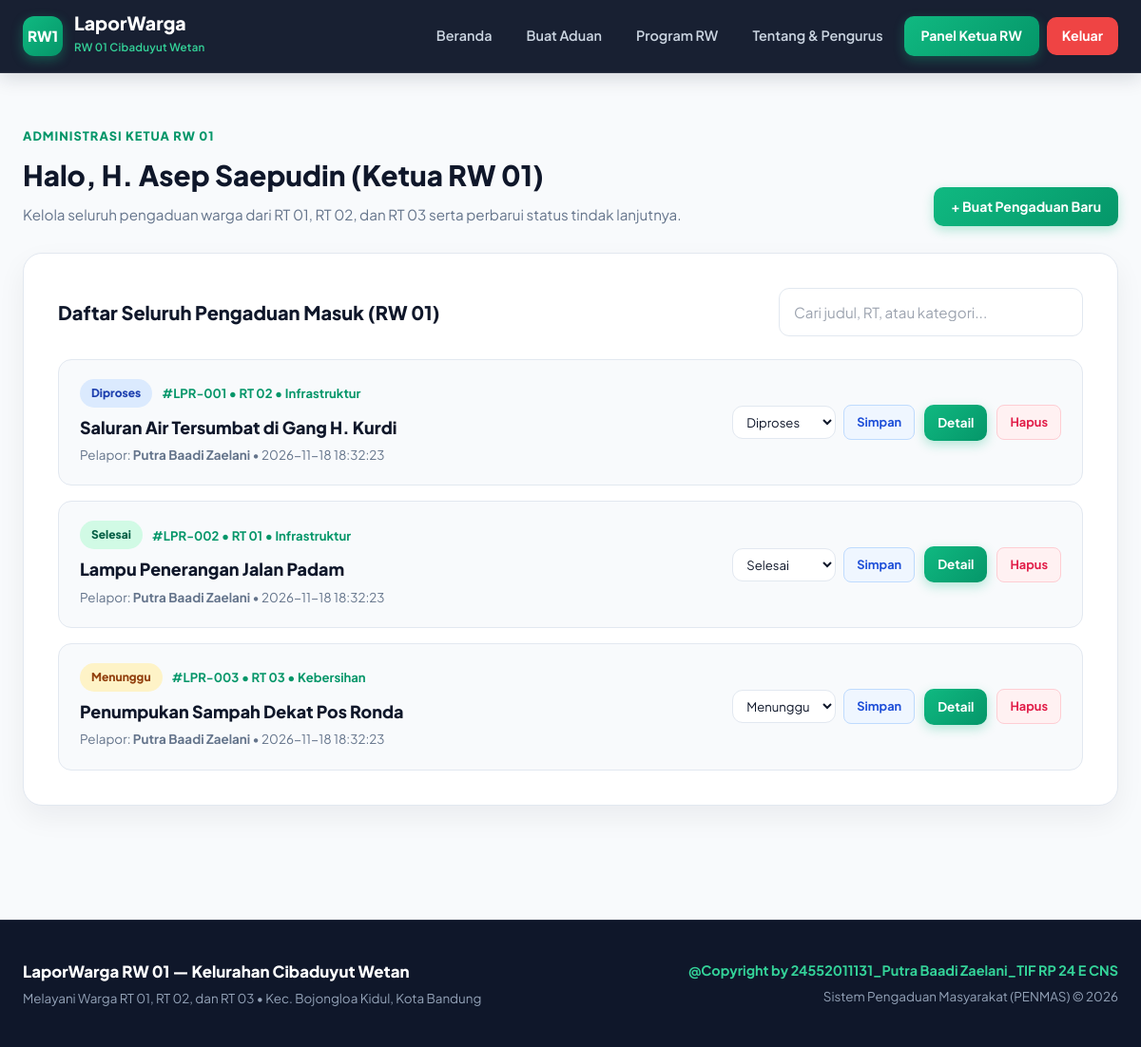
Screenshot of /project-1-website/dashboard.php (signed in) with the database file from the repository.
### tables this page shows
CREATE TABLE IF NOT EXISTS laporan (
    id INT AUTO_INCREMENT PRIMARY KEY,
    user_id INT NOT NULL,
    judul VARCHAR(150) NOT NULL,
    kategori ENUM('Infrastruktur', 'Kebersihan', 'Keamanan', 'Sosial', 'Lainnya') NOT NULL,
    rt ENUM('01', '02', '03') NOT NULL,
    deskripsi TEXT NOT NULL,
    status ENUM('Menunggu', 'Diproses', 'Selesai') NOT NULL DEFAULT 'Menunggu',
    created_at TIMESTAMP DEFAULT CURRENT_TIMESTAMP,
    CONSTRAINT fk_laporan_user
        FOREIGN KEY (user_id) REFERENCES users(id) ON DELETE CASCADE
);

CREATE TABLE IF NOT EXISTS users (
    id INT AUTO_INCREMENT PRIMARY KEY,
    nama VARCHAR(100) NOT NULL,
    email VARCHAR(100) NOT NULL UNIQUE,
    password VARCHAR(255) NOT NULL,
    rt ENUM('01', '02', '03') NOT NULL DEFAULT '01',
    role ENUM('warga', 'admin') NOT NULL DEFAULT 'warga',
    created_at TIMESTAMP DEFAULT CURRENT_TIMESTAMP
);

### project-1-website/dashboard.php (the view, shortened to what this page needs)
<?php
require_once "config/database.php";
$userId = (int)$_SESSION["user_id"];
$isAdmin = (($_SESSION["role"] ?? "") === "admin");
if ($isAdmin) {
    $result = $conn->query("SELECT laporan.*, users.nama FROM laporan JOIN users ON laporan.user_id = users.id ORDER BY laporan.created_at DESC");
} else {
    $stmt = $conn->prepare("SELECT laporan.*, users.nama FROM laporan JOIN users ON laporan.user_id = users.id WHERE laporan.user_id = ? ORDER BY laporan.created_at DESC");
    $stmt->bind_param("i", $userId);
    $stmt->execute();
    $result = $stmt->get_result();
}
include "includes/header.php";
?>
<section class="container-main">
    <div class="section-header">
        <div>
            <span class="section-kicker"><?= $isAdmin ? "Administrasi Ketua RW 01" : "Panel Warga RT " . htmlspecialchars($_SESSION["rt"] ?? "01") ?></span>
            <h1 class="section-title">Halo, <?= htmlspecialchars($_SESSION["nama"]) ?></h1>
            <p class="section-subtitle">
                <?= $isAdmin
                    ? "Kelola seluruh pengaduan warga dari RT 01, RT 02, dan RT 03 serta perbarui status tindak lanjutnya."
                    : "Pantau status tindak lanjut seluruh pengaduan yang pernah Anda kirimkan." ?>
            </p>
        </div>
        <a href="pengaduan.php" class="btn-nav-primary">+ Buat Pengaduan Baru</a>
    </div>
    <div class="form-card">
        <div style="display:flex; flex-wrap:wrap; justify-content:space-between; align-items:center; gap:14px; margin-bottom:24px;">
            <h2 style="font-size:1.25rem; font-weight:800;">
                <?= $isAdmin ? "Daftar Seluruh Pengaduan Masuk (RW 01)" : "Riwayat Pengaduan Saya" ?>
            </h2>
            <input type="text" id="pencarian" placeholder="Cari judul, RT, atau kategori..." class="form-control" style="max-width:320px;">
        </div>
        <?php if ($result && $result->num_rows > 0): ?>
            <div style="display:flex; flex-direction:column; gap:16px;">
                <?php while ($laporan = $result->fetch_assoc()):
                    $statusClass = "status-menunggu";
                    if ($laporan["status"] === "Diproses") $statusClass = "status-diproses";
                    if ($laporan["status"] === "Selesai") $statusClass = "status-selesai";
                ?>
                    <div data-laporan-card style="border:1px solid #e2e8f0; border-radius:14px; padding:20px 22px; display:flex; flex-wrap:wrap; justify-content:space-between; align-items:center; gap:16px; background:#f8fafc;">
                        <div style="flex:1; min-width:250px;">
                            <div style="display:flex; flex-wrap:wrap; align-items:center; gap:10px; margin-bottom:6px;">
                                <span class="badge-status <?= $statusClass ?>" style="position:static;"><?= htmlspecialchars($laporan["status"]) ?></span>
                                <span style="font-size:0.82rem; font-weight:700; color:#059669;">
                                    #LPR-00<?= (int)$laporan["id"] ?> • RT <?= htmlspecialchars($laporan["rt"]) ?> • <?= htmlspecialchars($laporan["kategori"]) ?>
                                </span>
                            </div>
                            <h3 style="font-size:1.12rem; font-weight:800;"><?= htmlspecialchars($laporan["judul"]) ?></h3>
                            <p style="font-size:0.84rem; color:#64748b; margin-top:4px;">
                                Pelapor: <strong><?= htmlspecialchars($laporan["nama"]) ?></strong> • <?= htmlspecialchars($laporan["created_at"]) ?>
                            </p>
                        </div>
                        <div style="display:flex; flex-wrap:wrap; align-items:center; gap:10px;">
                            <?php if ($isAdmin): ?>
                                <form method="POST" style="display:flex; flex-direction:row; align-items:center; gap:8px; margin:0;">
                                    <select name="status" class="form-control" style="padding:7px 10px; font-size:0.82rem; width:auto;">
                                        <option value="Menunggu" <?= $laporan["status"] === "Menunggu" ? "selected" : "" ?>>Menunggu</option>
                                        <option value="Diproses" <?= $laporan["status"] === "Diproses" ? "selected" : "" ?>>Diproses</option>
                                        <option value="Selesai" <?= $laporan["status"] === "Selesai" ? "selected" : "" ?>>Selesai</option>
                                    </select>
                                    <button type="submit" class="btn-sm-action btn-sm-blue">Simpan</button>
                                </form>
                            <?php endif; ?>
                            <a href="detail.php?id=<?= (int)$laporan["id"] ?>" class="btn-nav-primary" style="padding:8px 14px; font-size:0.84rem;">Detail</a>
                            <?php if ($isAdmin || $laporan["status"] === "Menunggu"): ?>
                                <form method="POST" onsubmit="return confirm('Hapus pengaduan ini?')" style="margin:0;">
                                    <button type="submit" class="btn-sm-action btn-sm-red">Hapus</button>
                                </form>
                            <?php endif; ?>
                        </div>
                    </div>
                <?php endwhile; ?>
            </div>
        <?php else: ?>
            <p style="color:#64748b; text-align:center; padding:32px 0;">Belum ada data pengaduan.</p>
        <?php endif; ?>
    </div>
</section>
<?php
include "includes/footer.php";
?>

### project-1-website/assets/css/style.css (style rules this page uses)
:root { --navy-950: #090d16; --navy-900: #0f172a; --navy-800: #1e293b; --emerald-700: #047857; --emerald-600: #059669; --emerald-500: #10b981; --emerald-400: #34d399; --emerald-50: #ecfdf5; --amber-600: #d97706; --amber-100: #fef3c7; --blue-600: #2563eb; --blue-100: #dbeafe; --rose-600: #e11d48; --rose-50: #fff1f2; --slate-50: #f8fafc; --slate-100: #f1f5f9; --slate-200: #e2e8f0; --slate-300: #cbd5e1; --slate-500: #64748b; --slate-700: #334155; --slate-900: #0f172a; }
* { box-sizing: border-box; margin: 0; padding: 0; }
html { scroll-behavior: smooth; }
body { font-family: 'Plus Jakarta Sans', 'Segoe UI', system-ui, -apple-system, sans-serif; background-color: var(--slate-50); color: var(--slate-900); line-height: 1.65; min-height: 100vh; display: flex; flex-direction: column; -webkit-font-smoothing: antialiased; }
a { text-decoration: none; color: inherit; transition: all 0.2s cubic-bezier(0.4, 0, 0.2, 1); }
.btn-nav-primary { background: linear-gradient(135deg, #10b981 0%, #059669 100%); color: #ffffff !important; padding: 9px 18px; border-radius: 10px; font-size: 0.88rem; font-weight: 700; box-shadow: 0 4px 12px rgba(16, 185, 129, 0.3); display: inline-flex; align-items: center; gap: 6px; }
.container-main { max-width: 1200px; margin: 0 auto; padding: 56px 24px; }
.section-header { display: flex; flex-wrap: wrap; justify-content: space-between; align-items: flex-end; gap: 16px; margin-bottom: 28px; }
.section-kicker { font-size: 0.8rem; font-weight: 800; text-transform: uppercase; letter-spacing: 0.08em; color: var(--emerald-600); display: block; margin-bottom: 6px; }
.section-title { font-size: 1.85rem; font-weight: 800; color: var(--slate-900); }
.section-subtitle { color: var(--slate-500); font-size: 0.95rem; margin-top: 4px; }
.badge-status { position: absolute; top: 14px; right: 14px; padding: 5px 12px; border-radius: 999px; font-size: 0.75rem; font-weight: 800; }
.status-menunggu { background: var(--amber-100); color: #92400e; }
.status-diproses { background: var(--blue-100); color: #1e40af; }
.status-selesai { background: #d1fae5; color: #065f46; }
.form-card { background: #ffffff; border-radius: 20px; border: 1px solid var(--slate-200); padding: 36px; box-shadow: 0 12px 30px rgba(15, 23, 42, 0.06); }
.form-control { width: 100%; padding: 12px 15px; border: 1.5px solid var(--slate-200); border-radius: 11px; font-size: 0.95rem; font-family: inherit; color: var(--slate-900); background: #ffffff; transition: all 0.2s ease; }
.btn-sm-action { padding: 7px 13px; border-radius: 8px; font-size: 0.8rem; font-weight: 700; border: none; cursor: pointer; }
.btn-sm-blue { background: #eff6ff; color: #1d4ed8; border: 1px solid #bfdbfe; }
.btn-sm-red { background: #fff1f2; color: #e11d48; border: 1px solid #fecdd3; }

### rows the page displays
laporan: status "Diproses", id "1", rt "02", kategori "Infrastruktur", judul "Saluran Air Tersumbat di Gang H. Kurdi", user.nama "Putra Baadi Zaelani", created_at "2026-11-18 18:32:23"
laporan: status "Selesai", id "2", rt "01", kategori "Infrastruktur", judul "Lampu Penerangan Jalan Padam", user.nama "Putra Baadi Zaelani", created_at "2026-11-18 18:32:23"
laporan: status "Menunggu", id "3", rt "03", kategori "Kebersihan", judul "Penumpukan Sampah Dekat Pos Ronda", user.nama "Putra Baadi Zaelani", created_at "2026-11-18 18:32:23"

### other values shown
$_SESSION["nama"] "H. Asep Saepudin (Ketua RW 01)"
